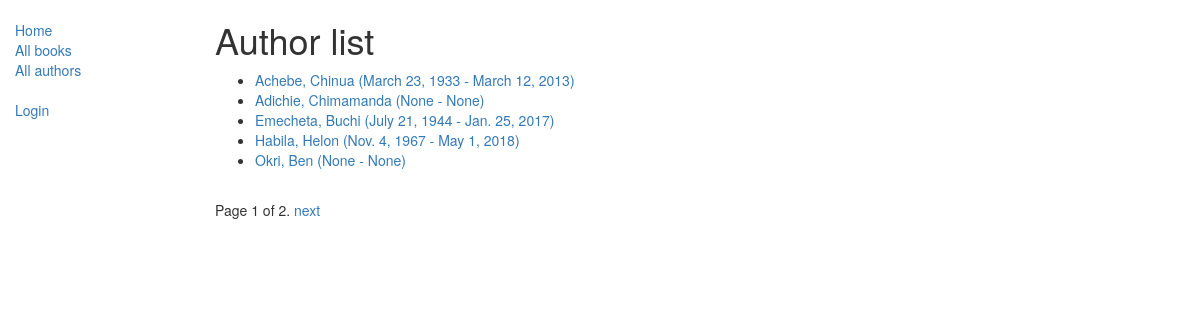
Screenshot of /catalog/authors/ with the database file from the repository.
### catalog/models.py (models this page shows)
class Author(models.Model):
    first_name = models.CharField(max_length=100)
    last_name = models.CharField(max_length=100)
    date_of_birth = models.DateField(null=True, blank=True)
    date_of_death = models.DateField('died', null=True, blank=True)
    class Meta:
        ordering = ["last_name","first_name"]
    def get_absolute_url(self):
        return reverse('author-detail', args=[str(self.id)])
    def __str__(self):
        return '{0}, {1}'.format(self.last_name,self.first_name)

### catalog/views.py (the view)
# urls.py: path('authors/', views.AuthorListView.as_view() , name = 'authors'),
class AuthorListView(generic.ListView):
    model = Author
    paginate_by = 5
    context_name ='author_list'
    tempelate_name = 'author_list.html'
    def get_context_data(self, **kwargs):
        context = super(AuthorListView, self).get_context_data(**kwargs)
        return context

### catalog/templates/catalog/author_list.html
{% extends "catalog/base_generic.html" %}
{%block content %}
    <h1>Author list</h1>
    {%if author_list %}
    <ul>
        {%for author in author_list %}
            <li>
                <a href ="{{author.get_absolute_url}}">{{author}} ({{author.date_of_birth}} - {{author.date_of_death}})</a>
            </li>
        {% endfor %}
    </ul>
    {% else %}
        <p>No author has been registered yet</p>
    {% endif %}
{% endblock%}

### rows the page displays
Author: last_name+first_name "Achebe, Chinua", date_of_birth "March 23, 1933", date_of_death "March 12, 2013"
Author: last_name+first_name "Adichie, Chimamanda", date_of_birth "None", date_of_death "None"
Author: last_name+first_name "Emecheta, Buchi", date_of_birth "July 21, 1944", date_of_death "Jan. 25, 2017"
Author: last_name+first_name "Habila, Helon", date_of_birth "Nov. 4, 1967", date_of_death "May 1, 2018"
Author: last_name+first_name "Okri, Ben", date_of_birth "None", date_of_death "None"

### other values shown
{{ page_obj.number }} "1"
{{ page_obj.paginator.num_pages }} "2"
